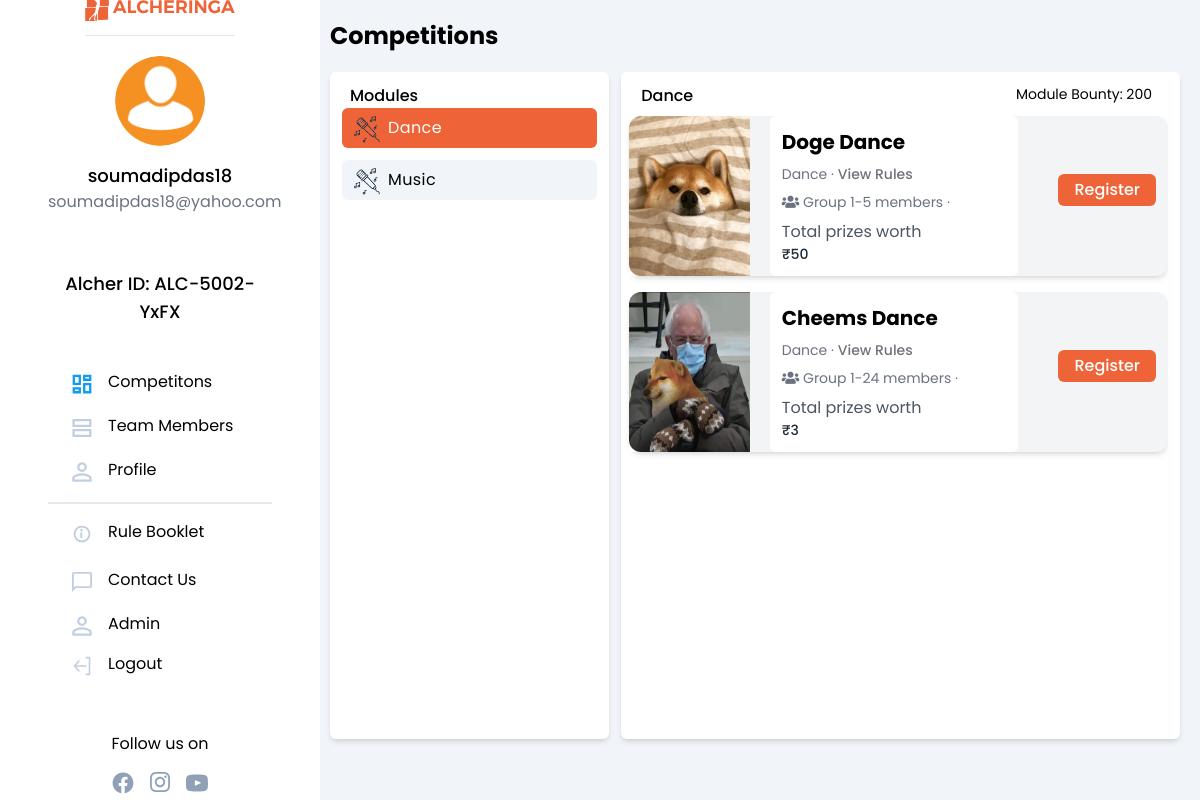
Page /competitions/ (signed in) on the committed database.
### authentication/models.py (models this page shows, shortened)
class NewUser(AbstractBaseUser, PermissionsMixin):
    alcherid = models.CharField(
        max_length=255, blank=True, unique=True)
    id = models.SlugField(primary_key=True, default=uuid.uuid4)
    img = models.ImageField(upload_to="image_uploads/userdp/",
                            default='user-default.png')
    email = models.EmailField(_('email address'), unique=True)
    username = models.CharField(max_length=150, unique=True)
    collegename = models.CharField(max_length=150, unique=False)
    city = models.CharField(max_length=150, unique=False)
    fullname = models.CharField(max_length=150, blank=True)
    phone = PhoneNumberField(unique=False, blank=True)
    alternate_phone = PhoneNumberField(unique=False, blank=True,null=True)
    interest = models.ManyToManyField(
        "competitions.Module", related_name="interest")
    team_members=models.IntegerField(default=0)
    no_of_events_registered=models.IntegerField(default=0)
    date_joined = models.DateTimeField(default=timezone.now)
    provider = models.CharField(max_length=200, unique=False, default="email")
    about = models.TextField(_('about'), max_length=500, blank=True)
    is_staff = models.BooleanField(default=False)
    is_active = models.BooleanField(default=False)
    objects = CustomAccountManager()
    USERNAME_FIELD = 'email'
    REQUIRED_FIELDS = ['username']

### competitions/models.py (models this page shows, shortened)
class Module(models.Model):
    id = models.SlugField(primary_key=True, default=uuid.uuid4)
    module = models.CharField(max_length=127)
    module_query_name_without_spaces_all_small = models.CharField(max_length=127)
    module_icon = models.ImageField(
        upload_to="image_uploads/moduleicons/", default='module_icon_default.png')
    def __str__(self):
          return str(self.module)

class Competition(models.Model):
  id = models.SlugField(primary_key=True, default=uuid.uuid4)
  module=models.ForeignKey(Module,related_name='modulename',on_delete=models.CASCADE)
  event_name = models.CharField(max_length = 255)
  event_desc = models.CharField(max_length = 255)
  event_rules=models.TextField()
  min_members = models.IntegerField(default=1)
  max_members = models.IntegerField(default = 1)
  prize_worth = models.IntegerField()
  image = models.ImageField(upload_to="image_uploads/event_pics/", default='event_default.png')

### competitions/views.py (the view)
# urls.py: path('', views.showallcompetitions, name='showallcompetitions'),
@login_required(login_url='login')
def showallcompetitions(request):
    modulequery = request.GET.get('module') or 'dance'
    module_comp = Competition.objects.all()
    module = None
    if modulequery:
        module = Module.objects.get(
            module_query_name_without_spaces_all_small=modulequery)
        module_comp = module_comp.filter(module=module)
    modules = Module.objects.all()
    if module:
        modulename = module.module_query_name_without_spaces_all_small
    return render(request, 'competitions/allcomp.html', {'allmod': modules, 'allcomp': module_comp, 'modulename': modulename})

### templates/competitions/allcomp.html (shortened to what this page needs)
{% extends '../basictailwind.html'%}
{% load static %}
{%block body%}
<div style="background-color: #F3F6F8;">
    </head>
    <body>
        <div class="md:flex md:flex-row sm:flex-col">
            {% include 'navbar.html' %}
            <span class="content bg-slate-100 h-screen">
                <span class="flex flex-row items-end h-10 mt-3 mb-3">
                    <span
                        class="competition-title font-poppins inline w-11/12 align-middle md:pl-5 font-bold text-2xl sm:justify-center sm:text-center">
                        <p class="text-center pl-5 md:text-left md:pl-0"> Competitions</p>
                    </span>
                </span>
                <div class="md:m-5 bg-inherit flex md:flex-row md:h-5/6 flex-col">
                    <div class="m-0 p-0 md:rounded-md bg-white md:w-1/3 h-full inline overflow-auto shadow-md">
                        <div>
                            <p class="pl-5 pt-3 font-medium hideitems">Modules</p>
                        </div>
                        <div class="flex flex-col flex-nowrap overflow-auto competitions-list mydropdown">
                            {% for module in allmod %}
                            <a href="?module={{module.module_query_name_without_spaces_all_small}}" class="hideitems moduleitems"
                                onclick="mobchange('{{module.module_query_name_without_spaces_all_small}}'); changecolor('{{module.module_query_name_without_spaces_all_small}}')">
                                <div class="h-10 bg-slate-100 m-3 mt-0 rounded-md flex align-middle ii"
                                    id="{{module.module_query_name_without_spaces_all_small}}">
                                    <img src="{{module.module_icon.url}}" alt="dance"
                                        class="h-4/6 ml-3 m-2">
                                    <span class="inline-block align-middle mt-2 tracking-wide">{{module.module}}</span>
                                </div>
                            </a>
                            {%endfor%}
                        </div>
                    </div>
                    <div class="m-0 pr-3 rounded-md bg-white md:w-2/3 h-full inline ml-3 sm:w-full shadow-md">
                        <div class="justify-between flex hideitems">
                            <p class="pl-5 pt-3 font-medium inline-block" id="mod">{{modulename}}</p>
                            <span class="pt-3 inline-block mr-4 text-sm">Module Bounty: 200</span>
                        </div>
                        <div class="competitions-list overflow-auto w-full">
                            {% for comp in allcomp %}
                            <div class="flex flex-col justify-center">
                                <div class="relative bg-gray-100 rounded-xl shadow-md my-2 ml-2 flex flex-col md:flex-row md:space-x-5 space-y-3 md:space-y-0 lg:pr-3 max-w-xs md:max-w-3xl">
                                    <div class="w-full md:w-1/3 bg-white grid place-items-center">
                                        <img src="{{comp.image.url}}" class="lg:rounded-l-xl w-full h-full" />
                                    </div>
                                    <div class="w-full md:w-2/3 bg-white flex flex-col space-y-2 p-3  bg-gray-100 rounded-md ">
                                        <h3 class="font-medium md:text-xl text-xl" style="font-weight: 700;">{{comp.event_name}}</h3>
                                        <p class="md:text-sm text-gray-500 text-base">{{comp.module}} &#xb7; <span style="color: #EE6337;text-decoration:none;"><a onclick="showrules()"><span class="md:text-sm text-zinc-500 text-amber-600 font-medium">
                                                View Rules
                                            </span>
                                        </a></span></p>
                                        <p class="md:text-sm text-gray-500 text-base">
                                            {%if comp.min_members == 1 and comp.max_members == 1 %}
                                            <i class="fa fa-user" aria-hidden="true"></i> Single
                                            {%else%}
                                            <i class="fa fa-users" aria-hidden="true"></i> Group {{comp.min_members}}-{{comp.max_members}} members
                                            {%endif%}
                                                &#xb7;
                                        </p>
                                        <p class="text-sm text-gray-800">
                                            <span class="font-normal text-gray-600 text-base">Total prizes worth</span><br>
                                            <span class="font-medium">₹{{comp.prize_worth}}</span>
                                        </p>
                                    </div>
                                    <div class="sm:pb-3 inline-block flex">
                                        <a href="{% url 'registercomp' slug=comp.id %}" class="my-auto"><button
                                            class="orcolor text-white md:ml-5 pt-1 pb-1 pl-4 pr-4 rounded-md font-medium">Register</button></a>
                                    </div>
                                </div>
                            </div>
                            {% endfor%}
                        </div>
                    </div>
                </div>
            </span>
        </div>
    </body>
    </html>
    {% endblock %}

### templates/basictailwind.html (shortened to what this page needs)
<!DOCTYPE html>
<html>
<head>
    <link rel="stylesheet" href="https://use.fontawesome.com/releases/v5.7.2/css/all.css"
>
    <script src="https://cdn.tailwindcss.com"></script>
</head>
<body>
    {% block body %} {% endblock %}
</body>
</html>

### templates/navbar.html (shortened to what this page needs)
{%load static%}
  <nav class="w-80 hidden sm:block bg-white rounded shadow-md">
    <div class="w-80 h-screen flex flex-col justify-center bg-white border-gray-400 px-12 fixed float-left">
      <a href="/"><img src="{% static 'imgs/alcher_orange.svg'%}" class="mt-24 mx-auto pb-3 border-b" width="150px" height="40px" alt="logo" border="0" /></a>
      <div class="flex flex-col justify-center my-5">
        <img style="height : 90px; width : 90px; border-radius: 50%;" src="{{request.user.img.url}}" alt="profile pic" border="0"
                class="mx-auto rounded-full" />
        <div class="pt-4 font-medium text-lg text-center">{{request.user.username}}</div>
        <div class="text-gray-500 text-base font-normal text-center">{{request.user.email}}</div>
      </div>
      <div class="flex flex-col justify-center my-5">
        <div class="pt-4 font-medium text-lg text-center">Alcher ID: {{request.user.alcherid}}</div>
      </div>
      <div class="pt-2 mt-2 mb-28 flex flex-col justify-center">
        <a href="{%url 'showallcompetitions'%}"><div class="rounded-full flex flex-nowrap my-1 py-2 pl-6 w-60 hover:border-0 hover:bg-gray-100">
          <svg width="20" height="20" viewBox="0 0 24 24" fill="none" xmlns="http://www.w3.org/2000/svg">
            <path d="M9.35 11.85H2.15V2.15H9.35V11.85ZM9.35 21.85H2.15V17.15H9.35V21.85ZM21.85 21.85H14.65V12.15H21.85V21.85ZM14.65 6.85V2.15H21.85V6.85H14.65Z" stroke="#109CF1" stroke-width="2.8" />
          </svg>
          <p class="pl-4 -mt-1">Competitons</p>
        </div></a>
        <a href="{%url 'team'%}"><div class="rounded-full flex flex-nowrap my-1 py-2 w-60 pl-6 hover:border-0 hover:bg-gray-100">
          <svg width="20" height="20" viewBox="0 0 25 24" fill="none" xmlns="http://www.w3.org/2000/svg">
            <path d="M1.9 9.35V2.15H22.85V9.35H1.9ZM1.9 21.85V14.65H22.85V21.85H1.9Z" stroke="#C2CFE0" stroke-width="2.8" />
          </svg>
          <p class="pl-4 -mt-1">Team Members</p>
        </div></a>
        <a href='{%url 'profile'%}' >
        <div class="rounded-full flex flex-nowrap my-1 py-2 w-60 pl-6 hover:border-0 hover:bg-gray-100 mb-3">
          <p class="pl-4 -mt-1">Profile</p>
        </div>
        </a>
        <hr class="border bg-gray-200" />
        <a href="s"><div class="rounded-full flex flex-nowrap my-2 py-2 w-60 pl-6 hover:border-0 hover:bg-gray-100 mt-3">
          <p class="pl-4 -mt-1">Rule Booklet</p>
        </div></a>
        <a href="n"><div class="rounded-full flex flex-nowrap my-1 py-2 w-60 pl-6 hover:border-0 hover:bg-gray-100">
          <p class="pl-4 -mt-1">Contact Us</p>
        </div></a>
        {%if request.user.is_staff%}
        <a href="/admin" target="_blank"><div class="rounded-full flex flex-nowrap my-1 py-2 pl-6 w-60 hover:border-0 hover:bg-gray-100">
          <p class="pl-4 -mt-1">Admin</p>
        </div></a>
        {%endif%}
        <a href='{% url 'logout'%}'>
        <div class="rounded-full flex flex-nowrap py-2 pl-6 w-60 hover:border-0 hover:bg-gray-100">
          <p class="pl-4 -mt-1">Logout</p>
        </div>
        </a>
        <br>
        <br>
        <div>
            <div style="text-align:center">
                <p class="">Follow us on</p>
                <div class=" flex justify-center space-x-4 mt-4">
                  <a style="cursor:pointer;" href="https://www.facebook.com/alcheringaiitg" target="_blank">
                    </a>
                  <a style="cursor:pointer;" href="https://www.instagram.com/alcheringaiitg/" target="_blank">
                    </a>
                  <a style="cursor:pointer;" href="https://twitter.com/alcheringaiitg" target="_blank">
                    </a>
                </div>
            </div>
        </div>
      </div>
    </div>
  </nav>

### templates/basictailwind.html (style rules this page uses)
body { font-family: 'Poppins', sans-serif; }
.orcolor { background-color: #EE6337; }

### templates/competitions/allcomp.html (style rules this page uses)
.orcolor { background-color: #EE6337; }
.competitions-list { height: 90%; }
.content { width: 76.6%; }

### rows in the picture
NewUser: user.img (placeholder picture), user.username "soumadipdas18", user.email "soumadipdas18@yahoo.com", user.alcherid "ALC-5002-YxFX"
Module: module_icon (placeholder picture), module "Dance"
Module: module_icon (placeholder picture), module "Music"
Competition: image (picture), event_name "Doge Dance", module "Dance", min_members "1", max_members "5", prize_worth "50"
Competition: image (picture), event_name "Cheems Dance", module "Dance", min_members "1", max_members "24", prize_worth "3"
